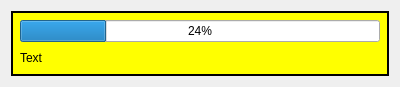
<?xml version="1.0" encoding="UTF-8"?>
<ui version="4.0">
 <class>BackupMonitorClientStatusPleaseWaitWidget</class>
 <widget class="QWidget" name="BackupMonitorClientStatusPleaseWaitWidget">
  <property name="geometry">
   <rect>
    <x>0</x>
    <y>0</y>
    <width>400</width>
    <height>87</height>
   </rect>
  </property>
  <property name="windowTitle">
   <string>Form</string>
  </property>
  <property name="styleSheet">
   <string notr="true">#widget {
background-color: #FFFF00;
border: 2px solid #000000;
}
</string>
  </property>
  <layout class="QGridLayout" name="gridLayout">
   <item row="2" column="0">
    <widget class="QWidget" name="widget" native="true">
     <layout class="QVBoxLayout" name="verticalLayout">
      <item>
       <widget class="QProgressBar" name="progressBar">
        <property name="value">
         <number>24</number>
        </property>
        <property name="alignment">
         <set>Qt::AlignCenter</set>
        </property>
        <property name="textVisible">
         <bool>true</bool>
        </property>
        <property name="orientation">
         <enum>Qt::Horizontal</enum>
        </property>
        <property name="invertedAppearance">
         <bool>false</bool>
        </property>
        <property name="textDirection">
         <enum>QProgressBar::TopToBottom</enum>
        </property>
       </widget>
      </item>
      <item>
       <widget class="QLabel" name="labelText">
        <property name="text">
         <string>Text</string>
        </property>
       </widget>
      </item>
     </layout>
    </widget>
   </item>
  </layout>
 </widget>
 <resources/>
 <connections/>
</ui>
